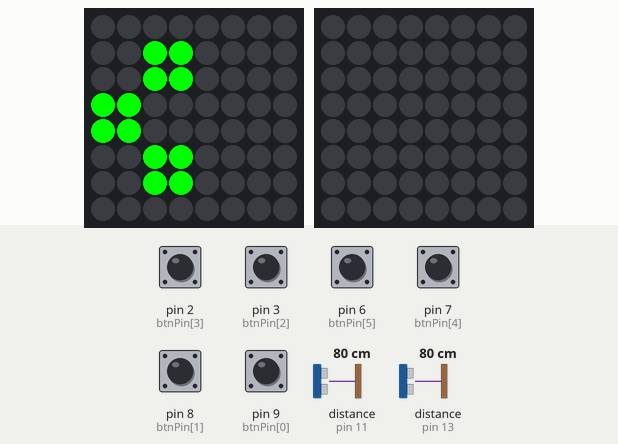
Simulated run of this sketch. Board: Arduino Uno, built with avr-gcc and run on an emulated ATmega328P. Shown: 2 × 8×8 RGB LED matrix (first LED top left, wired row by row). Wiring (inferred from the names in the program): 2 × ultrasonic range finder: trigger pin 10, echo pin 11 / trigger pin 12, echo pin 13. The inputs (shaded band) are chosen by the test bench; at power-on: pin 2 (btnPin[3]), pin 3 (btnPin[2]), pin 6 (btnPin[5]), pin 7 (btnPin[4]), pin 8 (btnPin[1]), pin 9 (btnPin[0]) LOW, distance to the obstacle (sensors on pin 13, pin 11) 80 cm. The echo pulse lasts 58.3 µs per cm; random numbers use the default seed unless the sketch sets one; what the sketch prints to the serial monitor is not drawn.

Above: at 5.7 s.
At 8.1 s:
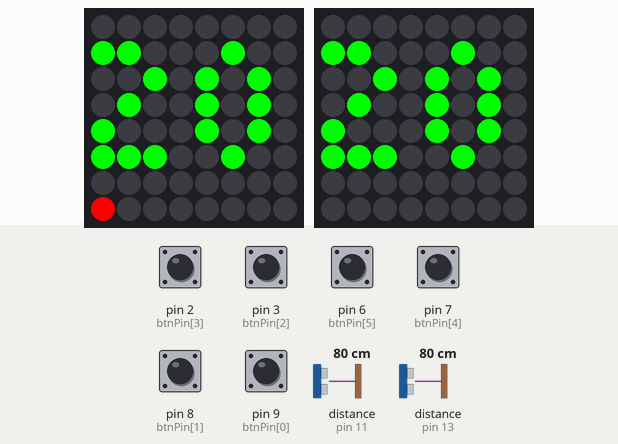
8.2 s: distance to the obstacle (sensor on pin 13) set to 10 cm
9.7 s: distance to the obstacle (sensor on pin 13) set to 7 cm
11.5 s: distance to the obstacle (sensor on pin 11) set to 10 cm
13.0 s: distance to the obstacle (sensor on pin 11) set to 7 cm
14.8 s: pin 2 (btnPin[3]) pulled HIGH for 0.15 s
At 15.25 s:
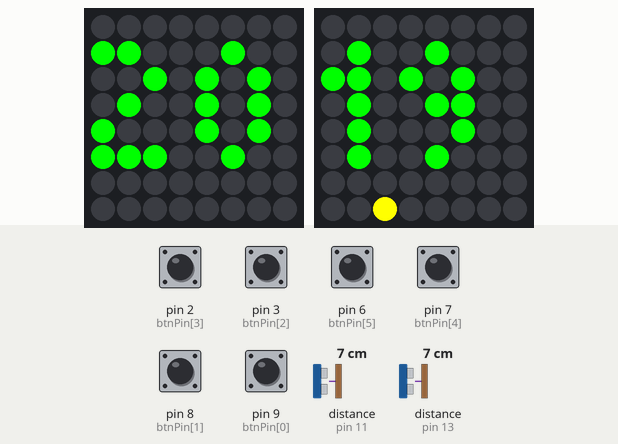
16.6 s: pin 3 (btnPin[2]) pulled HIGH for 0.15 s
At 17.79 s:
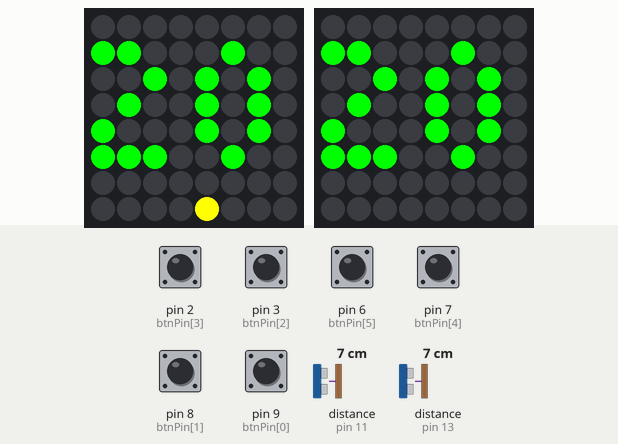

Measured:
- after the input at 8.2 s, every drawn part: stays the same
- after the input at 11.5 s, every drawn part: stays the same
- what the display in image 0 shows lasts 1.0 s, from 5.6 s to 6.6 s

The sketch:

switches.ino
```cpp
/*

BUTTONS

+---+ +---+ +---+ +---+
| 0 | |   | |   | | 2 |
+---+ +---+ +---+ +---+

+---+ +---+ +---+ +---+
| 1 | | 4 | | 5 | | 3 |
+---+ +---+ +---+ +---+

PINS

+---+ +---+ +---+ +---+
| 9 | |   | |   | | 3 |
+---+ +---+ +---+ +---+

+---+ +---+ +---+ +---+
| 8 | | 7 | | 6 | | 2 |
+---+ +---+ +---+ +---+

*/

#include <Wire.h>
#include <Adafruit_LEDBackpack.h>
#include <Fonts/Picopixel.h>

Adafruit_BicolorMatrix displays[2] = { Adafruit_BicolorMatrix(), Adafruit_BicolorMatrix() };

static const uint8_t PROGMEM
  smile_bmp[] =
    { B00111100,
      B01000010,
      B10100101,
      B10000001,
      B10100101,
      B10011001,
      B01000010,
      B00111100 },
  sad_bmp[] =
    { B00111100,
      B01000010,
      B10100101,
      B10000001,
      B10011001,
      B10100101,
      B01000010,
      B00111100 };

#define BUTTON_COUNT 6
#define SONIC_COUNT 2
#define INIT_LIFE 20
#define KNOCK_DISTANCE 8

// states
#define INIT 0
#define CHOOSING_PLAYER 1
#define GAME_ON 2
#define GAME_OVER 3

const int btnPin[BUTTON_COUNT] = { 9, 8, 3, 2, 7, 6 };
const int sonicTriggerPins[SONIC_COUNT] = {12, 10};
const int sonicEchoPins[SONIC_COUNT] = {13, 11};
unsigned long sonicLastDebounceTime = 0;
const long sonicDebounceDelay = 1500;

int  btn[BUTTON_COUNT] = {0,0,0,0,0,0};
bool btnpressedLastVal[BUTTON_COUNT] = {false,false,false,false,false,false};
bool btnpressed[BUTTON_COUNT] = {false,false,false,false,false,false};

long sonicDurations[SONIC_COUNT] = {0, 0};
int  sonicDistances[SONIC_COUNT] = {0, 0};

int lifeTotals[2] = {0, 0};
int currentPlayerTurn = 0;
int state = INIT;

void setup() {
  Serial.begin(9600);
  displays[0].begin(0x71);
  displays[1].begin(0x70);

  Serial.print("Ready, on 9600");
  state = INIT;

  for (int i = 0, l = SONIC_COUNT; i < l; i++) {
    pinMode(sonicTriggerPins[i], OUTPUT);
    pinMode(sonicEchoPins[i], INPUT);
  }

  for (int i = 0, l = BUTTON_COUNT; i < l; i++) {
    pinMode(btnPin[i], INPUT);
  }

  for (int i = 0, l = 2; i < l; i++) {
    displays[i].setFont(&Picopixel);
    displays[i].setTextWrap(false);
    displays[i].setTextSize(1);
    displays[i].setRotation(3);
  }

  randomizeFirstPlayer();

  sonicLastDebounceTime = millis();
}

void clearDisplays() {
  for (int i = 0; i < 2; i++) {
    displays[i].clear();
    displays[i].writeDisplay();
  }
}

void randomizeFirstPlayer() {
  state = CHOOSING_PLAYER;
  clearDisplays();

  int speed = 5;
  const int minCycles = 8;
  const int maxCycles = 14;
  randomSeed(analogRead(0));
  long randomCycles = random(minCycles, maxCycles);
  /* Serial.print("randomCycles : "); Serial.println(randomCycles); */
  bool direction = false; // go "right" from player 0 to 1
  for (int c = 0; c < randomCycles; c++) {
    if( direction ){ // go "left"
      for (int i = 6; i >= -1; i--) {
        displays[1].setTextColor(LED_YELLOW);
        displays[1].setCursor(i, 5);
        displays[1].print("<");
        displays[1].writeDisplay();
        if (i == -1) {
          displays[0].setTextColor(LED_YELLOW);
          displays[0].setCursor(7, 5);
          displays[0].print("<");
          displays[0].writeDisplay();
        }
        delay(speed);
        clearDisplays();
      }
      for (int i = 6; i >= 0; i--) {
        displays[0].setTextColor(LED_YELLOW);
        displays[0].setCursor(i, 5);
        displays[0].print("<");
        displays[0].writeDisplay();
        delay(speed);
        clearDisplays();
      }
    } else { // go "right"
      for (int i = 0; i < 8; i++) {
        displays[0].setTextColor(LED_YELLOW);
        displays[0].setCursor(i, 5);
        displays[0].print(">");
        displays[0].writeDisplay();
        if (i == 7) {
          displays[1].setTextColor(LED_YELLOW);
          displays[1].setCursor(-1, 5);
          displays[1].print(">");
          displays[1].writeDisplay();
        }
        delay(speed);
        clearDisplays();
      }
      for (int i = 0; i < 6; i++) {
        displays[1].setTextColor(LED_YELLOW);
        displays[1].setCursor(i, 5);
        displays[1].print(">");
        displays[1].writeDisplay();
        delay(speed);
        clearDisplays();
      }
    }
    speed += c*2;
    direction = !direction;
  }
  if ( !direction ) { // flip because of last flip
    displays[0].setTextColor(LED_GREEN);
    displays[0].setCursor(0, 7);
    displays[0].setTextSize(2);
    displays[0].print("<");
    displays[0].writeDisplay();
  } else {
    displays[1].setTextColor(LED_GREEN);
    displays[1].setCursor(4, 7);
    displays[1].setTextSize(2);
    displays[1].print(">");
    displays[1].writeDisplay();
  }
  delay(1000);
  displays[0].setTextSize(1);
  displays[1].setTextSize(1);
  doReset();

  if ( !direction ) {
    animatePlayerTurn(0);
    currentPlayerTurn = 0;
  } else {
    animatePlayerTurn(1);
    currentPlayerTurn = 1;
  }
}

int resetButtonCombo[] = {0, 0};
void handleReset( int b1, int b2 ) {
  resetButtonCombo[0] = resetButtonCombo[0] + b1;
  resetButtonCombo[1] = resetButtonCombo[1] + b2;

  if( resetButtonCombo[0] > 0 && resetButtonCombo[1] > 0 ) {
    randomizeFirstPlayer();
  }
}

void doReset() {
  setLife(0, INIT_LIFE);
  setLife(1, INIT_LIFE);
  resetButtonCombo[0] = 0;
  resetButtonCombo[1] = 0;
  state = GAME_ON;
}

const int debounceDelay = 200;
void handleButtons() {

  for (int i = 0, l = BUTTON_COUNT; i < l; i++) {
    btn[i] = digitalRead(btnPin[i]);

    if (!btnpressed[i] && btn[i] == HIGH) {
        /* Serial.print("PRESSED "); */
        /* Serial.println(i); */
        btnpressed[i] = true;
        handleButton(i);
    } else if(btnpressed[i] && btn[i] == LOW){
        btnpressed[i] = false;
        delay(debounceDelay);
    }

  }

}

void handleButton(int btnId) {
  switch (btnId) {
    case 0: return setLife(0, lifeTotals[0] + 1);
    case 1: return setLife(0, lifeTotals[0] - 1);
    case 2: return setLife(1, lifeTotals[1] + 1);
    case 3: return setLife(1, lifeTotals[1] - 1);
    case 4: return handleReset(1, 0);
    case 5: return handleReset(0, 1);
  }
}

void display(int displayNum, String text, int color=LED_GREEN) {
  int pos[2] = { text.length() > 1 ? 0 : 2, 5};

  displays[displayNum].setTextColor(color);
  displays[displayNum].clear();
  displays[displayNum].setCursor(pos[0], pos[1]);
  displays[displayNum].print(text);
  displays[displayNum].writeDisplay();
}

int mapLifeToColor(int life) {
  int color = LED_GREEN;
  if( life < 10 ) color = LED_YELLOW;
  if( life < 5 ) color = LED_RED;
  return color;
}

void setLife(int playerNum, int newLife) {
  lifeTotals[playerNum] = newLife;
  display(playerNum, String(newLife), mapLifeToColor(newLife));
}

void clearTurnIndicator(int playerNum) {
  int x = playerNum == 0 ? 0 : 7;
  for (int x = 0; x < 8; x++) {
    displays[playerNum].drawPixel(x, 7, 0);
  }
  displays[playerNum].writeDisplay();
}

const int animationPlayerTurnSpeed = 15; // delay time
void animatePlayerTurn(int opponentNum) {
  int playerNum = opponentNum == 0 ? 1 : 0;

  if( opponentNum == 0 ){
    for (int i = 8; i >= 0; i--) {
      displays[playerNum].drawPixel(i, 7, LED_YELLOW);
      displays[playerNum].writeDisplay();
      delay(animationPlayerTurnSpeed);
      clearTurnIndicator(playerNum);
    }
    for (int i = 8; i >= 0; i--) {
      displays[opponentNum].drawPixel(i, 7, LED_YELLOW);
      displays[opponentNum].writeDisplay();
      delay(animationPlayerTurnSpeed);
      clearTurnIndicator(opponentNum);
    }
    displays[opponentNum].drawPixel(0, 7, LED_RED);
    displays[opponentNum].writeDisplay();
  } else {
    for (int i = 0; i < 8; i++) {
      displays[playerNum].drawPixel(i, 7, LED_YELLOW);
      displays[playerNum].writeDisplay();
      delay(animationPlayerTurnSpeed);
      clearTurnIndicator(playerNum);
    }
    for (int i = 0; i < 8; i++) {
      displays[opponentNum].drawPixel(i, 7, LED_YELLOW);
      displays[opponentNum].writeDisplay();
      delay(animationPlayerTurnSpeed);
      clearTurnIndicator(opponentNum);
    }
    displays[opponentNum].drawPixel(7, 7, LED_RED);
    displays[opponentNum].writeDisplay();
  }
}

bool displayFaces = false;
const int blinkFaceDelay = 500;
void handleVictory() {
  int victor;
  if( lifeTotals[0] <= 0 ) {
    victor = 1;
  } else if( lifeTotals[1] <= 0 ) {
    victor = 0;
  } else return;


  if( displayFaces ){
    for (int p = 0; p < 2; p++) {
      displays[p].clear();
      displays[p].drawBitmap(0, 0, victor == p ? smile_bmp : sad_bmp, 8, 8, victor == p ? LED_GREEN : LED_YELLOW);
      displays[p].writeDisplay();
    }
    delay(blinkFaceDelay);
  } else {
    for (int p = 0; p < 2; p++) {
      display(p, String(lifeTotals[p]), mapLifeToColor(lifeTotals[p]));
    }
    delay(blinkFaceDelay);
  }

  displayFaces = !displayFaces;
}

void handleSonic() {

  if((millis() - sonicLastDebounceTime) < sonicDebounceDelay){
    return;
  }

  for (int i = 0; i < 2; i++) {
    // Clears the trigPin
    digitalWrite(sonicTriggerPins[i], LOW);
    delayMicroseconds(2);
    // Sets the trigPin on HIGH state for 10 micro seconds
    digitalWrite(sonicTriggerPins[i], HIGH);
    delayMicroseconds(10);
    digitalWrite(sonicTriggerPins[i], LOW);
    // Reads the echoPin, returns the sound wave travel time in microseconds
    sonicDurations[i] = pulseIn(sonicEchoPins[i], HIGH);
    // Calculating the distance
    sonicDistances[i] = sonicDurations[i]*0.034/2;

    /* Serial.print("Distance "); Serial.print(i); Serial.print(": "); Serial.println(sonicDistances[i]); */
  }

  if(sonicDistances[0] < KNOCK_DISTANCE && currentPlayerTurn == 0) {
    /* Serial.println("Player 1 KNOCKED"); */
    currentPlayerTurn = 1;
    animatePlayerTurn(currentPlayerTurn);
    sonicLastDebounceTime = millis();
  }
  if(sonicDistances[1] < KNOCK_DISTANCE && currentPlayerTurn == 1) {
    /* Serial.println("Player 2 KNOCKED"); */
    currentPlayerTurn = 0;
    animatePlayerTurn(currentPlayerTurn);
    sonicLastDebounceTime = millis();
  }
}

void loop() {
  if( state == GAME_ON || state == GAME_OVER )
    handleButtons();

  if( state == GAME_ON )
    handleVictory();

  if( state == GAME_ON )
    handleSonic();
}
```
